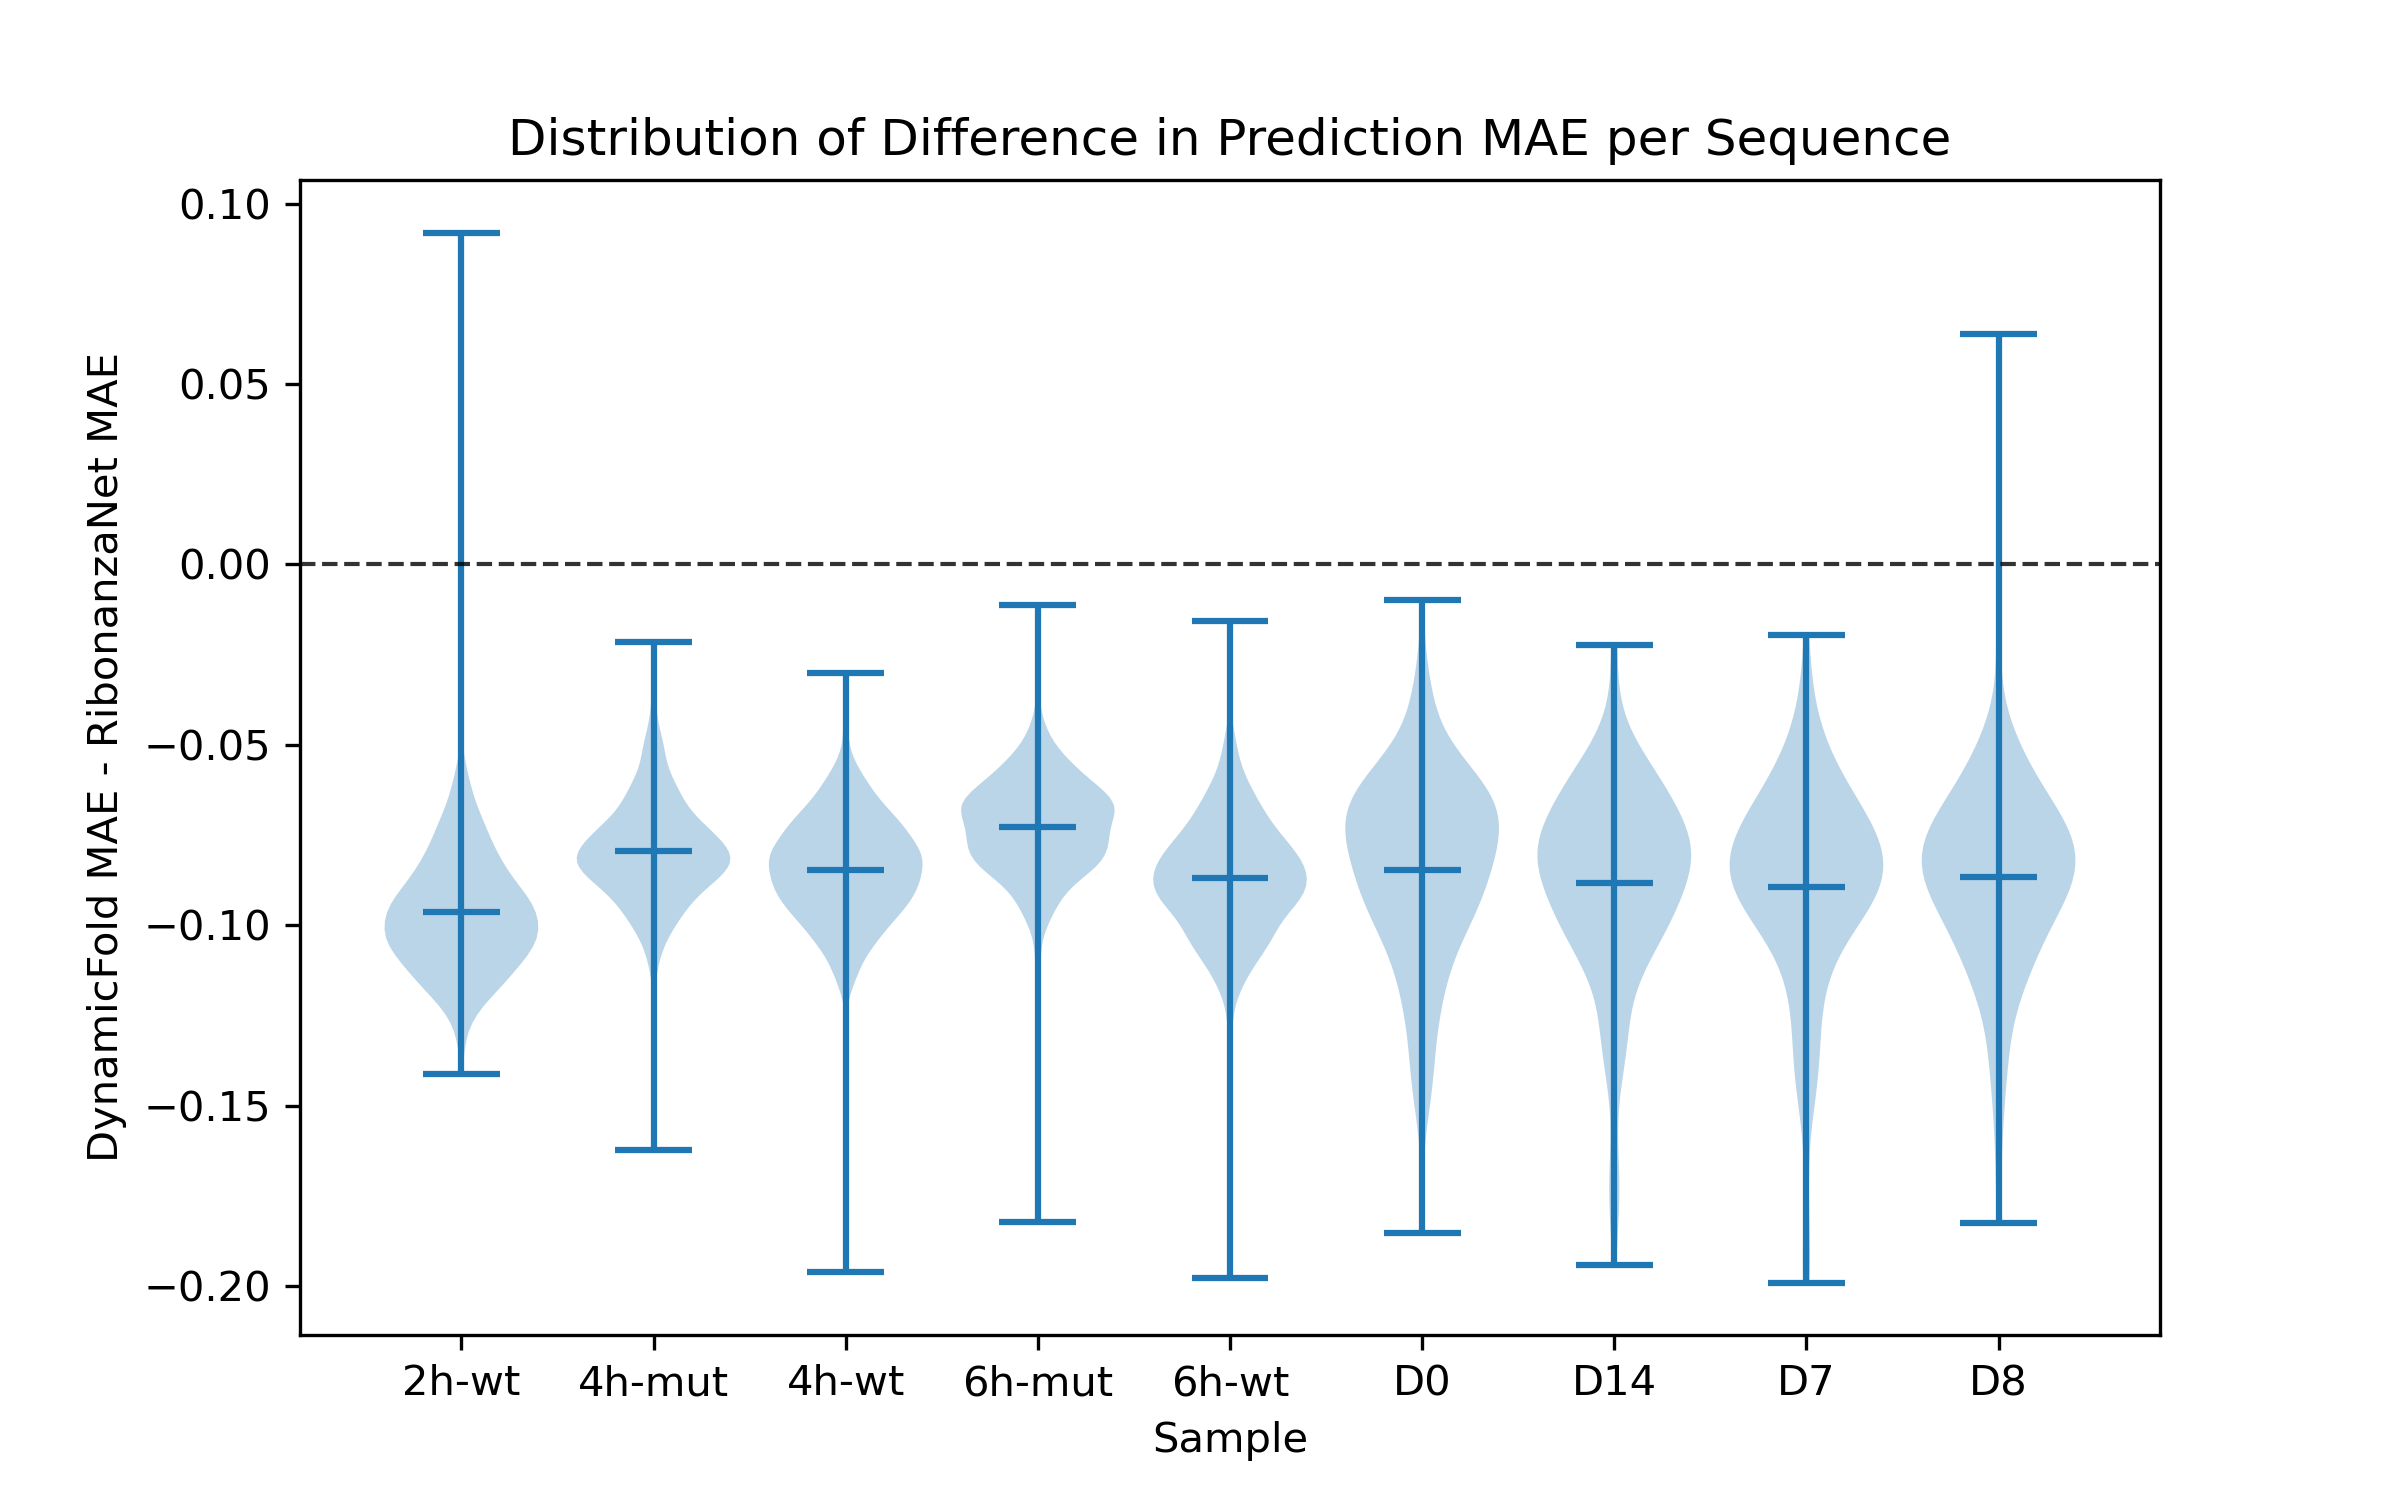

This figure's Python source:
import pandas as pd
import matplotlib.pyplot as plt
import sys

data_csv = sys.argv[1]
output_plot = sys.argv[2]

data = pd.read_csv(data_csv)
diff = dict()

for sample in data["Sample"].unique():
    diff[sample] = data.loc[data["Sample"] == sample, "Score"] - data.loc[data["Sample"] == sample, "RibonanzaNetMAE"]

diff = dict(sorted(diff.items(), key=lambda x: x[0]))

plt.figure(figsize=(8, 5), dpi=300)
plt.violinplot(list(diff.values()), positions=list(range(len(diff))), widths=0.8, showmeans=True)
plt.xticks(range(len(diff)), list(diff.keys()))
plt.axhline(y=0, color='black', linestyle='--', alpha=0.8, linewidth=1)
plt.xlabel("Sample")
plt.ylabel("DynamicFold MAE - RibonanzaNet MAE")
plt.title("Distribution of Difference in Prediction MAE per Sequence")
plt.savefig(output_plot)
